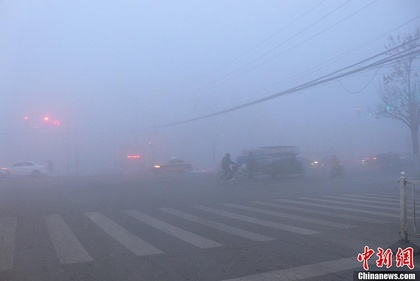
%> input picture image/haze1.jpg, 420 x 281 px, shrunk from 930 x 622 before the run
$ octave ex_darkchannel_guildfilter.m   (GNU Octave 9; MATLAB toolbox functions it lacks are replaced by stand-ins)
%> lines starting %> are read from the running program, lines starting %| are printed output that depends on the picture; in (x1, y1, x2, y2) boxes, pixels count from 0 and x2, y2 are one past the last pixel; in counts of white or black regions, pixels touching at a corner belong together; the program's own positions count from 1
### minfilt2.m
function Y = minfilt2(X,varargin)
%  MINFILT2    Two-dimensional min filter
%
%     Y = MINFILT2(X,[M N]) performs two-dimensional minimum
%     filtering on the image X using an M-by-N window. The result
%     Y contains the minimun value in the M-by-N neighborhood around
%     each pixel in the original image.
%     This function uses the van Herk algorithm for min filters.
%
%     Y = MINFILT2(X,M) is the same as Y = MINFILT2(X,[M M])
%
%     Y = MINFILT2(X) uses a 3-by-3 neighborhood.
%
%     Y = MINFILT2(..., 'shape') returns a subsection of the 2D
%     filtering specified by 'shape' :
%        'full'  - Returns the full filtering result,
%        'same'  - (default) Returns the central filter area that is the
%                   same size as X,
%        'valid' - Returns only the area where no filter elements are outside
%                  the image.
%
%     See also : MAXFILT2, VANHERK
%

% Initialization
[S, shape] = parse_inputs(varargin{:});

% filtering
Y = vanherk(X,S(1),'min',shape);
Y = vanherk(Y,S(2),'min','col',shape);

%%%%%%%%%%%%%%%%%%%%%%%%%%%%%%%%%%%%%%%%%%%%%%%%%%%%%%%%%%%%%%%%%%%%%%%%%%%%%%%%%%%%%%%%%%%
function [S, shape] = parse_inputs(varargin)
shape = 'same';
flag = [0 0]; % size shape

for i = 1 : nargin
   t = varargin{i};
   if strcmp(t,'full') & flag(2) == 0
      shape = 'full';
      flag(2) = 1;
   elseif strcmp(t,'same') & flag(2) == 0
      shape = 'same';
      flag(2) = 1;
   elseif strcmp(t,'valid') & flag(2) == 0
      shape = 'valid';
      flag(2) = 1;
   elseif flag(1) == 0
      S = t;
      flag(1) = 1;
   else
      error(['Too many / Unkown parameter : ' t ])
   end
end

if flag(1) == 0
   S = [3 3];
end
if length(S) == 1;
   S(2) = S(1);
end
if length(S) ~= 2
   error('Wrong window size parameter.')
end

### vanherk.m
function Y = vanherk(X,N,TYPE,varargin)
%  VANHERK    Fast max/min 1D filter
%
%    Y = VANHERK(X,N,TYPE) performs the 1D max/min filtering of the row
%    vector X using a N-length filter.
%    The filtering type is defined by TYPE = 'max' or 'min'. This function
%    uses the van Herk algorithm for min/max filters that demands only 3
%    min/max calculations per element, independently of the filter size.
%
%    If X is a 2D matrix, each row will be filtered separately.
%
%    Y = VANHERK(...,'col') performs the filtering on the columns of X.
%
%    Y = VANHERK(...,'shape') returns the subset of the filtering specified
%    by 'shape' :
%        'full'  - Returns the full filtering result,
%        'same'  - (default) Returns the central filter area that is the
%                   same size as X,
%        'valid' - Returns only the area where no filter elements are outside
%                  the image.
%
%    X can be uint8 or double. If X is uint8 the processing is quite faster, so
%    dont't use X as double, unless it is really necessary.
%

% Initialization
[direc, shape] = parse_inputs(varargin{:});
if strcmp(direc,'col')
   X = X';
end
if strcmp(TYPE,'max')
   maxfilt = 1;
elseif strcmp(TYPE,'min')
   maxfilt = 0;
else
   error([ 'TYPE must be ' char(39) 'max' char(39) ' or ' char(39) 'min' char(39) '.'])
end

% Correcting X size
fixsize = 0;
addel = 0;
if mod(size(X,2),N) ~= 0
   fixsize = 1;
   addel = N-mod(size(X,2),N);
   if maxfilt
      f = [ X zeros(size(X,1), addel) ];
   else
      f = [X repmat(X(:,end),1,addel)];
   end
else
   f = X;
end
lf = size(f,2);
lx = size(X,2);
clear X

% Declaring aux. mat.
g = f;
h = g;

% Filling g & h (aux. mat.)
ig = 1:N:size(f,2);
ih = ig + N - 1;

g(:,ig) = f(:,ig);
h(:,ih) = f(:,ih);

if maxfilt
   for i = 2 : N
      igold = ig;
      ihold = ih;

      ig = ig + 1;
      ih = ih - 1;

      g(:,ig) = max(f(:,ig),g(:,igold));
      h(:,ih) = max(f(:,ih),h(:,ihold));
   end
else
   for i = 2 : N
      igold = ig;
      ihold = ih;

      ig = ig + 1;
      ih = ih - 1;

      g(:,ig) = min(f(:,ig),g(:,igold));
      h(:,ih) = min(f(:,ih),h(:,ihold));
   end
end
clear f

% Comparing g & h
if strcmp(shape,'full')
   ig = [ N : 1 : lf ];
   ih = [ 1 : 1 : lf-N+1 ];
   if fixsize
      if maxfilt
         Y = [ g(:,1:N-1)  max(g(:,ig), h(:,ih))  h(:,end-N+2:end-addel) ];
      else
         Y = [ g(:,1:N-1)  min(g(:,ig), h(:,ih))  h(:,end-N+2:end-addel) ];
      end
   else
      if maxfilt
         Y = [ g(:,1:N-1)  max(g(:,ig), h(:,ih))  h(:,end-N+2:end) ];
      else
         Y = [ g(:,1:N-1)  min(g(:,ig), h(:,ih))  h(:,end-N+2:end) ];
      end
   end

elseif strcmp(shape,'same')
   if fixsize
      if addel > (N-1)/2
         disp('hoi')
         ig = [ N : 1 : lf - addel + floor((N-1)/2) ];
         ih = [ 1 : 1 : lf-N+1 - addel + floor((N-1)/2)];
         if maxfilt
            Y = [ g(:,1+ceil((N-1)/2):N-1)  max(g(:,ig), h(:,ih)) ];
         else
            Y = [ g(:,1+ceil((N-1)/2):N-1)  min(g(:,ig), h(:,ih)) ];
         end
      else
         ig = [ N : 1 : lf ];
         ih = [ 1 : 1 : lf-N+1 ];
         if maxfilt
            Y = [ g(:,1+ceil((N-1)/2):N-1)  max(g(:,ig), h(:,ih))  h(:,lf-N+2:lf-N+1+floor((N-1)/2)-addel) ];
         else
            Y = [ g(:,1+ceil((N-1)/2):N-1)  min(g(:,ig), h(:,ih))  h(:,lf-N+2:lf-N+1+floor((N-1)/2)-addel) ];
         end
      end
   else % not fixsize (addel=0, lf=lx)
      ig = [ N : 1 : lx ];
      ih = [ 1 : 1 : lx-N+1 ];
      if maxfilt
         Y = [  g(:,N-ceil((N-1)/2):N-1) max( g(:,ig), h(:,ih) )  h(:,lx-N+2:lx-N+1+floor((N-1)/2)) ];
      else
         Y = [  g(:,N-ceil((N-1)/2):N-1) min( g(:,ig), h(:,ih) )  h(:,lx-N+2:lx-N+1+floor((N-1)/2)) ];
      end
   end

elseif strcmp(shape,'valid')
   ig = [ N : 1 : lx];
   ih = [ 1 : 1: lx-N+1];
   if maxfilt
      Y = [ max( g(:,ig), h(:,ih) ) ];
   else
      Y = [ min( g(:,ig), h(:,ih) ) ];
   end
end

if strcmp(direc,'col')
   Y = Y';
end
%%%%%%%%%%%%%%%%%%%%%%%%%%%%%%%%%%%%%%%%%%%%%%%%%%%%%%%%%%%%%%%%%%%%%%%%%%%%%%%%%%%%%%%%%%%
function [direc, shape] = parse_inputs(varargin)
direc = 'lin';
shape = 'same';
flag = [0 0]; % [dir shape]

for i = 1 : nargin
   t = varargin{i};
   if strcmp(t,'col') & flag(1) == 0
      direc = 'col';
      flag(1) = 1;
   elseif strcmp(t,'full') & flag(2) == 0
      shape = 'full';
      flag(2) = 1;
   elseif strcmp(t,'same') & flag(2) == 0
      shape = 'same';
      flag(2) = 1;
   elseif strcmp(t,'valid') & flag(2) == 0
      shape = 'valid';
      flag(2) = 1;
   else
      error(['Too many / Unkown parameter : ' t ])
   end
end

### guidedfilter.m
function q = guidedfilter(I, p, r, eps)
%   GUIDEDFILTER   O(1) time implementation of guided filter.
%
%   - guidance image: I (should be a gray-scale/single channel image)
%   - filtering input image: p (should be a gray-scale/single channel image)
%   - local window radius: r
%   - regularization parameter: eps

[hei, wid] = size(I);
N = boxfilter(ones(hei, wid), r); % the size of each local patch; N=(2r+1)^2 except for boundary pixels.

% imwrite(uint8(N), 'N.jpg');
% figure,imshow(N,[]),title('N');


mean_I = boxfilter(I, r) ./ N;
mean_p = boxfilter(p, r) ./ N;
mean_Ip = boxfilter(I.*p, r) ./ N;
cov_Ip = mean_Ip - mean_I .* mean_p; % this is the covariance of (I, p) in each local patch.

mean_II = boxfilter(I.*I, r) ./ N;
var_I = mean_II - mean_I .* mean_I;

a = cov_Ip ./ (var_I + eps); % Eqn. (5) in the paper;
b = mean_p - a .* mean_I; % Eqn. (6) in the paper;

mean_a = boxfilter(a, r) ./ N;
mean_b = boxfilter(b, r) ./ N;

q = mean_a .* I + mean_b; % Eqn. (8) in the paper;
end
%test

### boxfilter.m
function imDst = boxfilter(imSrc, r)

%   BOXFILTER   O(1) time box filtering using cumulative sum
%
%   - Definition imDst(x, y)=sum(sum(imSrc(x-r:x+r,y-r:y+r)));
%   - Running time independent of r;
%   - Equivalent to the function: colfilt(imSrc, [2*r+1, 2*r+1], 'sliding', @sum);
%   - But much faster.

[hei, wid] = size(imSrc);
imDst = zeros(size(imSrc));

%cumulative sum over Y axis
imCum = cumsum(imSrc, 1);
%difference over Y axis
imDst(1:r+1, :) = imCum(1+r:2*r+1, :);
imDst(r+2:hei-r, :) = imCum(2*r+2:hei, :) - imCum(1:hei-2*r-1, :);
imDst(hei-r+1:hei, :) = repmat(imCum(hei, :), [r, 1]) - imCum(hei-2*r:hei-r-1, :);

%cumulative sum over X axis
imCum = cumsum(imDst, 2);
%difference over Y axis
imDst(:, 1:r+1) = imCum(:, 1+r:2*r+1);
imDst(:, r+2:wid-r) = imCum(:, 2*r+2:wid) - imCum(:, 1:wid-2*r-1);
imDst(:, wid-r+1:wid) = repmat(imCum(:, wid), [1, r]) - imCum(:, wid-2*r:wid-r-1);
end

### ex_darkchannel_guildfilter.m
clear

clc

close all

kenlRatio = .01;
maxAtomsLight = 240;
w0 = 0.95;   %调节因子
% image_name =  'test images\21.bmp';
image_name =  'E:\论文\picture\frog\haze1.jpg';
img=imread(image_name);
%> img is the input picture: size 281x420x3 uint8; mean R, G, B 137.8, 148.8, 177.2
subplot(221)
imshow(uint8(img));
title('雾化图像');

[h w c]=size(img);
%> h = 281; w = 420; c = 3


min_I = zeros(h,w);

for y=1:h

    for x=1:w

        min_I(y,x) = min(img(y,x,:));

    end

end
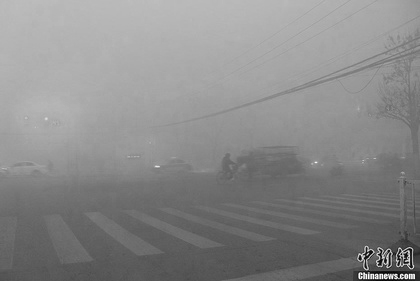
%> min_I: size 281x420 double; min 0, max 255, mean 137

% subplot(322)
% imshow(uint8(min_I));
% title('Min(R,G,B)');

krnlsz = floor(max([3, w*kenlRatio, h*kenlRatio]))
%> krnlsz = 4

dc2 = minfilt2(min_I, [krnlsz,krnlsz]);   %区域最小值
%> the loop in parse_inputs, `for i = 1 : nargin` made 1 pass
%> S on pass 1: [4 4]
%> after the loop in parse_inputs, `for i = 1 : nargin`: flag = [1 0]; shape = 'same'
%> in minfilt2, `[S, shape] = parse_inputs(varargin{:});`: S = [4 4]; shape = 'same'
%> the loop in parse_inputs, `for i = 1 : nargin` made 1 pass
%> t on pass 1: 'same'
%> after the loop in parse_inputs, `for i = 1 : nargin`: direc = 'lin'; flag = [0 1]; shape = 'same'
%> in vanherk, `[direc, shape] = parse_inputs(varargin{:});`: direc = 'lin'
%> in vanherk, `ig = 1:N:size(f,2);`: ig = 105 values from 1 to 417
%> in vanherk, `ih = ig + N - 1;`: ih = 105 values from 4 to 420
%> the loop in vanherk, `for i = 2 : N` made 3 passes
%> after the loop in vanherk, `for i = 2 : N`: ih = 105 values from 1 to 417
%> in vanherk, `ig = [ N : 1 : lx ];`: ig = 417 values from 4 to 420
%> in vanherk, `ih = [ 1 : 1 : lx-N+1 ];`: ih = 417 values from 1 to 417
%> call 2 of vanherk, with N = 4, TYPE = 'min'
%> the loop in parse_inputs (call 2), `for i = 1 : nargin` made 2 passes
%> in vanherk (call 2), `[direc, shape] = parse_inputs(varargin{:});`: direc = 'col'
%> in vanherk (call 2), `X = X';`:
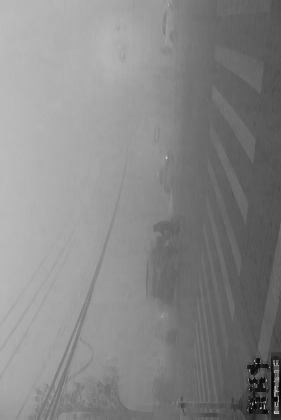
%> X: size 420x281 double; min 0, max 211, mean 134.7; mean of the top-left, top-right, bottom-left and bottom-right quarters 171.8, 113, 154.6, 100
%> in vanherk (call 2), `addel = N-mod(size(X,2),N);`: addel = 3
%> in vanherk (call 2), `ig = 1:N:size(f,2);`: ig = 71 values from 1 to 281
%> in vanherk (call 2), `ih = ig + N - 1;`: ih = 71 values from 4 to 284
%> the loop in vanherk (call 2), `for i = 2 : N` made 3 passes
%> after the loop in vanherk (call 2), `for i = 2 : N`: ih = 71 values from 1 to 281
%> in vanherk (call 2), `ig = [ N : 1 : lf - addel + floor((N-1)/2) ];`: ig = 279 values from 4 to 282
%> in vanherk (call 2), `ih = [ 1 : 1 : lf-N+1 - addel + floor((N-1)/2)];`: ih = 279 values from 1 to 279
dc2(h,w)=min_I(h,w);
subplot(222)
imshow(uint8(dc2));
title('暗原色');

%求大气光值
% A = min([minAtomsLight, max(max(dc2))])
imsize = h * w ;
%> imsize = 118020
numpx = floor(imsize/1000);
%> numpx = 118
Jdarkvec = reshape(min_I,imsize,1);
Imvec = reshape(double(img),imsize,3);
[Jdarkvec,indices] = sort(Jdarkvec);
indices = indices(imsize-numpx+1:end);
%> indices = 118 values, max 116613 at index 76, min 44003 at index 30, mean 106655.3
% [5 lines of commented-out code are left out]
A = min([maxAtomsLight, max(max(Imvec(indices,:)))])
%> A = 240

r_ij = zeros(h,w);   %晕光估计算子
r_ij = min_I./dc2;
S_ij = 1./r_ij;

t = (255 - dc2)/A;  %透射率
% [19 lines of commented-out code are left out]


J = zeros(h,w,3);

img_d = double(img);

% [13 lines of commented-out code are left out]
r = krnlsz*4
%> r = 16
eps = 10^-6;

% filtered = guidedfilter_color(double(img)/255, t_d, r, eps);
filtered = guidedfilter(double(rgb2gray(img))/255, t, r, eps);
%> in boxfilter, `imDst(:, wid-r+1:wid) = repmat(imCum(:, wid), [1, r]) - imCum(:, wid-2..`: imDst: size 281x420 double; min 289, max 1089, mean 1036.3
%> in boxfilter (call 2), `imDst(hei-r+1:hei, :) = repmat(imCum(hei, :), [r, 1]) - imCum(hei-2*r:..`: imDst: size 281x420 double; min 3.66, max 26.44, mean 18.7
%> in boxfilter (call 2), `imDst(:, 1:r+1) = imCum(:, 1+r:2*r+1);`: imDst: size 281x420 double; min 3.66, max 859.9, mean 37.7
%> in boxfilter (call 2), `imDst(:, wid-r+1:wid) = repmat(imCum(:, wid), [1, r]) - imCum(:, wid-2..`: imDst: size 281x420 double; min 102.7, max 871.1, mean 605.4
%> in boxfilter (call 3), `imDst(hei-r+1:hei, :) = repmat(imCum(hei, :), [r, 1]) - imCum(hei-2*r:..`: imDst: size 281x420 double; min 4.93, max 33.35, mean 16.4
%> in boxfilter (call 3), `imDst(:, 1:r+1) = imCum(:, 1+r:2*r+1);`: imDst: size 281x420 double; min 4.93, max 762.2, mean 30.7
%> in boxfilter (call 3), `imDst(:, wid-r+1:wid) = repmat(imCum(:, wid), [1, r]) - imCum(:, wid-2..`: imDst: size 281x420 double; min 85.65, max 1044.3, mean 528.7
%> in guidedfilter, `mean_p = boxfilter(p, r) ./ N;`:
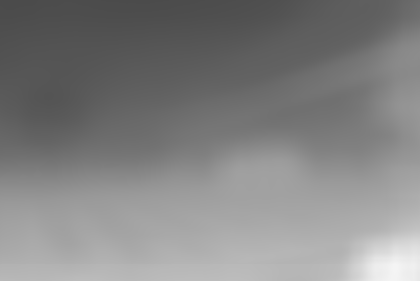
%> mean_p: size 281x420 double; min 0.295, max 0.961, mean 0.512
%> call 4 of boxfilter, with r = 16
%> in boxfilter (call 4), `imDst(hei-r+1:hei, :) = repmat(imCum(hei, :), [r, 1]) - imCum(hei-2*r:..`:
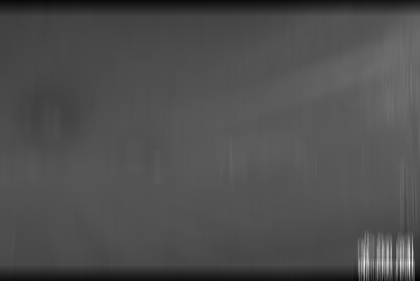
%> imDst: size 281x420 double; min 3.25, max 21.42, mean 8.9; drawn with min black and max white
%> in boxfilter (call 4), `imCum = cumsum(imDst, 2);`:
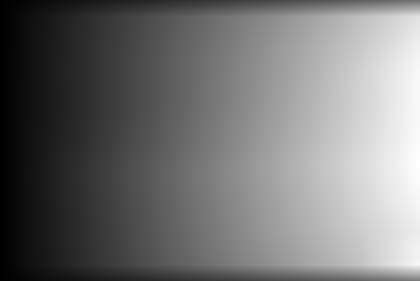
%> imCum: size 281x420 double; min 3.95, max 3991.6, mean 1814.3; drawn with min black and max white
%> in boxfilter (call 4), `imDst(:, 1:r+1) = imCum(:, 1+r:2*r+1);`:
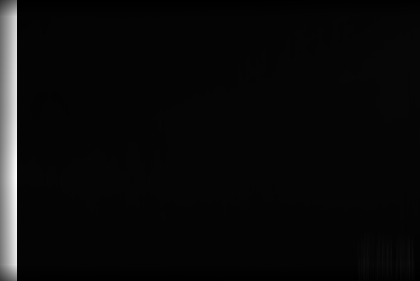
%> imDst: size 281x420 double; 4.05% of pixels changed, all inside (x1, y1, x2, y2) = (0, 0, 17, 281); drawn with min black and max white
%> in boxfilter (call 4), `imDst(:, r+2:wid-r) = imCum(:, 2*r+2:wid) - imCum(:, 1:wid-2*r-1);`:
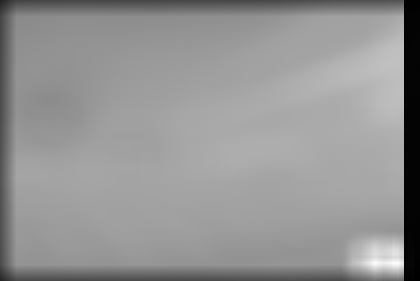
%> imDst: size 281x420 double; min 3.25, max 476.5, mean 278.3; drawn with min black and max white
t0 = 0.1;
t_d = max(filtered,t0);

subplot(223)
imshow(t_d,[]);
title('精细透射率');

J(:,:,1) = (img_d(:,:,1) - (1-t_d)*A)./t_d;

J(:,:,2) = (img_d(:,:,2) - (1-t_d)*A)./t_d;

J(:,:,3) = (img_d(:,:,3) - (1-t_d)*A)./t_d;
%

img_d(1,3,1)
%> ans = 184
imwrite(uint8(J),'.\12.bmp');
figure,imshow(uint8(J)),title('去雾图像');

%----------------------------------
%imwrite(uint8(J), ['_', image_name])
